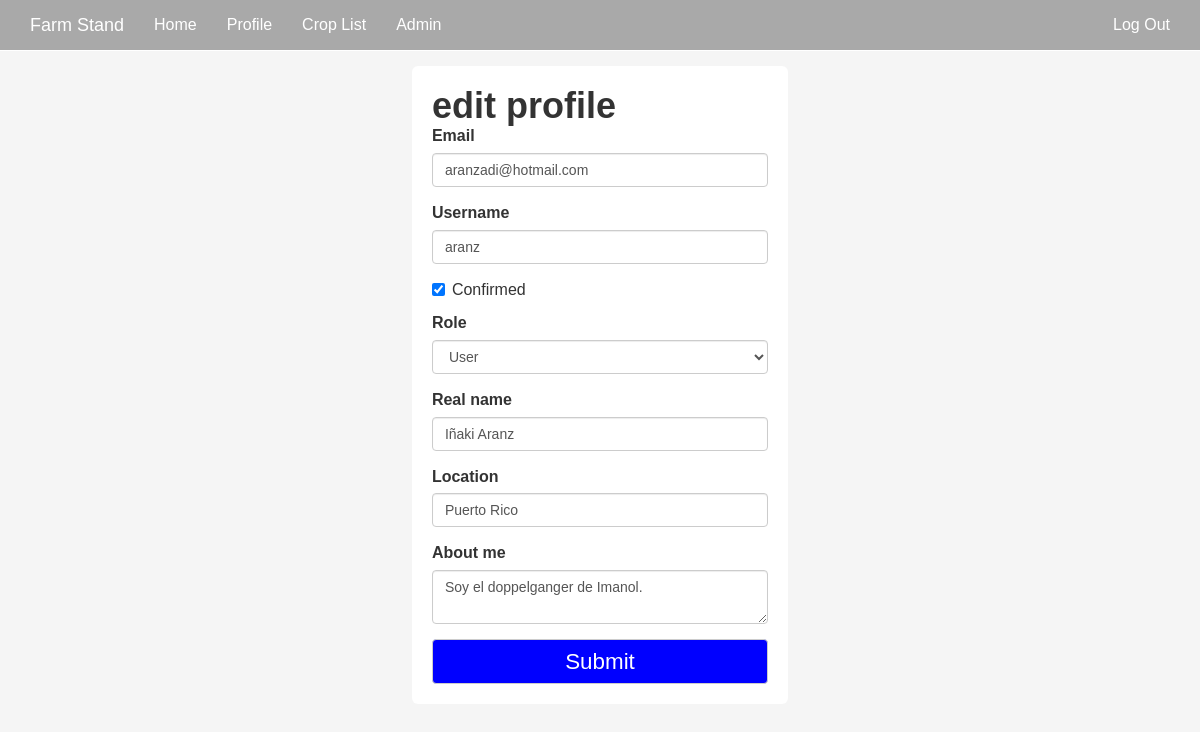
The page /edit-profile/4 (signed in) on the database as committed earlier.
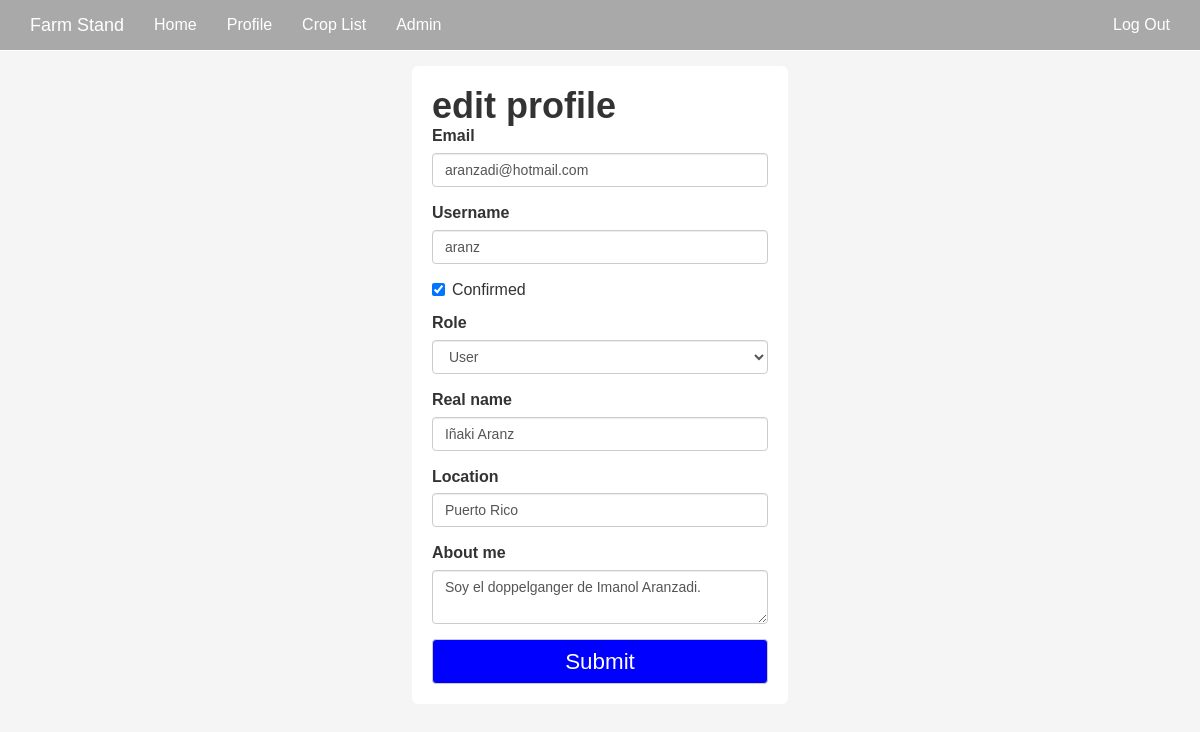
The same page on the database as committed later.
### app/models.py (models this page shows, shortened)
class User(UserMixin, db.Model):
    __tablename__ = 'users'
    id = db.Column(db.Integer, primary_key=True)
    email = db.Column(db.String(64), unique=True, index=True)
    phone = db.Column(db.String(64), unique=True, index=True)
    username = db.Column(db.String(64), unique=True, index=True)
    name = db.Column(db.String(64), index=True)
    about_me = db.Column(db.Text())
    location = db.Column(db.String(64))
    member_since = db.Column(db.DateTime(), default=datetime.utcnow)
    last_seen = db.Column(db.DateTime(), default=datetime.utcnow)
    role_id = db.Column(db.Integer, db.ForeignKey('roles.id'))
    password_hash = db.Column(db.String(128))
    confirmed = db.Column(db.Boolean, default=False)
    products = db.relationship('Product', backref='farmer', lazy='dynamic')
    def ping(self):
        self.last_seen = datetime.utcnow()
        db.session.add(self)
    def can(self, permissions):
        return self.role is not None and \
            (self.role.permissions & permissions) == permissions
    @property
    def password(self):
        raise AttributeError('password is not a readable attribute')

### app/main/views.py (the view, shortened to what this page needs)
@main.route('/edit-profile/<int:id>', methods=['GET', 'POST'])
@login_required
@admin_required
def edit_profile_admin(id):
    user = User.query.get_or_404(id)
    form = EditProfileAdminForm(user=user)
    form.email.data = user.email
    form.username.data = user.username
    form.confirmed.data = user.confirmed
    form.role.data = user.role_id
    form.name.data = user.name
    form.location.data = user.location
    form.about_me.data = user.about_me
    return render_template('edit_profile.html', form=form, user=user)

### app/main/forms.py (shortened to what this page needs)
class EditProfileAdminForm(Form):
    email = StringField('Email', validators=[Required(), Length(1, 64),
                                             Email()])
    username = StringField('Username', validators=[
        Required(), Length(1, 64), Regexp('^[A-Za-z][A-Za-z0-9_.]*$', 0,
                                          'Usernames must have only letters, '
                                          'numbers, dots or underscores')])
    confirmed = BooleanField('Confirmed')
    role = SelectField('Role', coerce=int)
    name = StringField('Real name', validators=[Length(0, 64)])
    location = StringField('Location', validators=[Length(0, 64)])
    about_me = TextAreaField('About me')
    submit = SubmitField('Submit')
    def __init__(self, user, *args, **kwargs):
        super(EditProfileAdminForm, self).__init__(*args, **kwargs)
        self.role.choices = [(role.id, role.name)
                             for role in Role.query.order_by(Role.name).all()]
        self.user = user

### app/main/__init__.py (called while the page is built)
@main.app_context_processor
def inject_permissions():
    return dict(Permission=Permission)

### app/models.py (called while the page is built)
@login_manager.user_loader
def load_user(user_id):
    return User.query.get(int(user_id))

### app/templates/edit_profile.html (shortened to what this page needs)
{% extends "base.html" %}
{% import "bootstrap/wtf.html" as wtf %}
{% block head %}
{{ super() }}
{% endblock %}
{% block content %}
<div class="edit-profile">
  <div class="container">
    <div class="box">
      <div class="edit-profile-box">
          <h1>edit profile</h1>
          {{ wtf.quick_form(form) }}
      </div>
    </div>
  </div>
</div>
{% endblock %}

Rows that differ between the two databases and show on the page:
changed User "aranzadi@hotmail.com": about_me "Soy el doppelganger de Imanol." → "Soy el doppelganger de Imanol Aranzadi."
